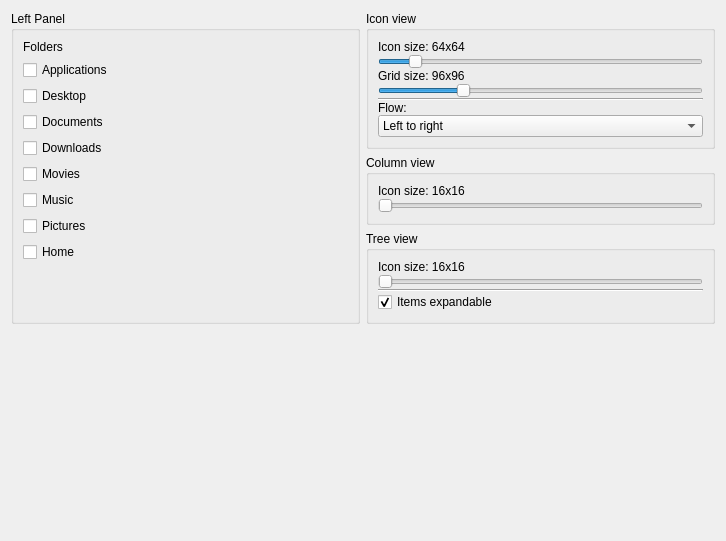
<?xml version="1.0" encoding="UTF-8"?>
<ui version="4.0">
 <class>ViewModesSettingsWidget</class>
 <widget class="QWidget" name="ViewModesSettingsWidget">
  <property name="geometry">
   <rect>
    <x>0</x>
    <y>0</y>
    <width>726</width>
    <height>541</height>
   </rect>
  </property>
  <property name="windowTitle">
   <string>Filemanager settings</string>
  </property>
  <layout class="QGridLayout" name="gridLayout" rowstretch="0,0,0,0,0" columnstretch="1,1">
   <item row="0" column="0" rowspan="4">
    <widget class="QGroupBox" name="groupBox">
     <property name="title">
      <string>Left Panel</string>
     </property>
     <layout class="QVBoxLayout" name="verticalLayout">
      <item>
       <widget class="QLabel" name="label">
        <property name="text">
         <string>Folders</string>
        </property>
       </widget>
      </item>
      <item>
       <widget class="QCheckBox" name="applicationsCheckBox">
        <property name="text">
         <string>Applications</string>
        </property>
       </widget>
      </item>
      <item>
       <widget class="QCheckBox" name="desktopCheckBox">
        <property name="text">
         <string>Desktop</string>
        </property>
       </widget>
      </item>
      <item>
       <widget class="QCheckBox" name="documentsCheckBox">
        <property name="text">
         <string>Documents</string>
        </property>
       </widget>
      </item>
      <item>
       <widget class="QCheckBox" name="downloadsCheckBox">
        <property name="enabled">
         <bool>true</bool>
        </property>
        <property name="text">
         <string>Downloads</string>
        </property>
       </widget>
      </item>
      <item>
       <widget class="QCheckBox" name="moviesCheckBox">
        <property name="text">
         <string>Movies</string>
        </property>
       </widget>
      </item>
      <item>
       <widget class="QCheckBox" name="musicCheckBox">
        <property name="text">
         <string>Music</string>
        </property>
       </widget>
      </item>
      <item>
       <widget class="QCheckBox" name="picturesCheckBox">
        <property name="text">
         <string>Pictures</string>
        </property>
       </widget>
      </item>
      <item>
       <widget class="QCheckBox" name="homeCheckBox">
        <property name="text">
         <string>Home</string>
        </property>
       </widget>
      </item>
      <item>
       <spacer name="verticalSpacer_3">
        <property name="orientation">
         <enum>Qt::Vertical</enum>
        </property>
        <property name="sizeHint" stdset="0">
         <size>
          <width>20</width>
          <height>40</height>
         </size>
        </property>
       </spacer>
      </item>
     </layout>
    </widget>
   </item>
   <item row="0" column="1">
    <widget class="QGroupBox" name="iconViewGroupBox">
     <property name="sizePolicy">
      <sizepolicy hsizetype="Minimum" vsizetype="Preferred">
       <horstretch>0</horstretch>
       <verstretch>0</verstretch>
      </sizepolicy>
     </property>
     <property name="title">
      <string>Icon view</string>
     </property>
     <layout class="QVBoxLayout" name="verticalLayout_2">
      <property name="spacing">
       <number>0</number>
      </property>
      <item>
       <widget class="QLabel" name="iconSizeLabel">
        <property name="text">
         <string>Icon size: 64x64</string>
        </property>
       </widget>
      </item>
      <item>
       <widget class="QSlider" name="iconSizeSlider">
        <property name="minimum">
         <number>4</number>
        </property>
        <property name="maximum">
         <number>128</number>
        </property>
        <property name="singleStep">
         <number>4</number>
        </property>
        <property name="pageStep">
         <number>16</number>
        </property>
        <property name="value">
         <number>16</number>
        </property>
        <property name="orientation">
         <enum>Qt::Horizontal</enum>
        </property>
       </widget>
      </item>
      <item>
       <widget class="QLabel" name="gridSizeLabel">
        <property name="text">
         <string>Grid size: 96x96</string>
        </property>
       </widget>
      </item>
      <item>
       <widget class="QSlider" name="gridSizeSlider">
        <property name="minimum">
         <number>0</number>
        </property>
        <property name="maximum">
         <number>100</number>
        </property>
        <property name="singleStep">
         <number>1</number>
        </property>
        <property name="pageStep">
         <number>10</number>
        </property>
        <property name="value">
         <number>25</number>
        </property>
        <property name="orientation">
         <enum>Qt::Horizontal</enum>
        </property>
       </widget>
      </item>
      <item>
       <widget class="Line" name="line">
        <property name="orientation">
         <enum>Qt::Horizontal</enum>
        </property>
       </widget>
      </item>
      <item>
       <widget class="QLabel" name="label_2">
        <property name="text">
         <string>Flow:</string>
        </property>
       </widget>
      </item>
      <item>
       <widget class="QComboBox" name="flowComboBox">
        <item>
         <property name="text">
          <string>Left to right</string>
         </property>
        </item>
        <item>
         <property name="text">
          <string>Top to bottom</string>
         </property>
        </item>
       </widget>
      </item>
     </layout>
    </widget>
   </item>
   <item row="1" column="1">
    <widget class="QGroupBox" name="columnViewGroupBox">
     <property name="title">
      <string>Column view</string>
     </property>
     <layout class="QVBoxLayout" name="verticalLayout_3">
      <property name="spacing">
       <number>0</number>
      </property>
      <item>
       <widget class="QLabel" name="columnIconSizeLabel">
        <property name="text">
         <string>Icon size: 16x16</string>
        </property>
       </widget>
      </item>
      <item>
       <widget class="QSlider" name="columnIconSize">
        <property name="minimum">
         <number>4</number>
        </property>
        <property name="maximum">
         <number>128</number>
        </property>
        <property name="singleStep">
         <number>4</number>
        </property>
        <property name="pageStep">
         <number>16</number>
        </property>
        <property name="value">
         <number>4</number>
        </property>
        <property name="orientation">
         <enum>Qt::Horizontal</enum>
        </property>
       </widget>
      </item>
     </layout>
    </widget>
   </item>
   <item row="2" column="1" rowspan="2">
    <widget class="QGroupBox" name="treeViewGroupBox">
     <property name="title">
      <string>Tree view</string>
     </property>
     <layout class="QVBoxLayout" name="verticalLayout_4">
      <property name="spacing">
       <number>0</number>
      </property>
      <item>
       <widget class="QLabel" name="treeIconSizeLabel">
        <property name="text">
         <string>Icon size: 16x16</string>
        </property>
       </widget>
      </item>
      <item>
       <widget class="QSlider" name="treeIconSize">
        <property name="minimum">
         <number>4</number>
        </property>
        <property name="maximum">
         <number>128</number>
        </property>
        <property name="singleStep">
         <number>4</number>
        </property>
        <property name="pageStep">
         <number>16</number>
        </property>
        <property name="value">
         <number>4</number>
        </property>
        <property name="orientation">
         <enum>Qt::Horizontal</enum>
        </property>
       </widget>
      </item>
      <item>
       <widget class="Line" name="line_2">
        <property name="orientation">
         <enum>Qt::Horizontal</enum>
        </property>
       </widget>
      </item>
      <item>
       <widget class="QCheckBox" name="itemsExpandable">
        <property name="text">
         <string>Items expandable</string>
        </property>
        <property name="checkable">
         <bool>true</bool>
        </property>
        <property name="checked">
         <bool>true</bool>
        </property>
       </widget>
      </item>
     </layout>
    </widget>
   </item>
   <item row="4" column="0">
    <spacer name="verticalSpacer_2">
     <property name="orientation">
      <enum>Qt::Vertical</enum>
     </property>
     <property name="sizeHint" stdset="0">
      <size>
       <width>20</width>
       <height>40</height>
      </size>
     </property>
    </spacer>
   </item>
   <item row="4" column="1">
    <spacer name="verticalSpacer">
     <property name="orientation">
      <enum>Qt::Vertical</enum>
     </property>
     <property name="sizeHint" stdset="0">
      <size>
       <width>20</width>
       <height>40</height>
      </size>
     </property>
    </spacer>
   </item>
  </layout>
 </widget>
 <resources/>
 <connections/>
</ui>
